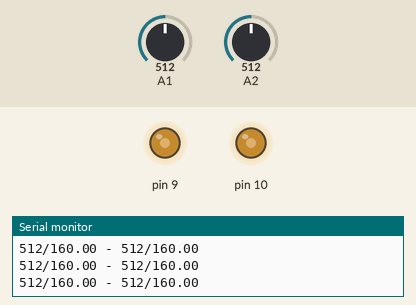
The program below on a simulated Arduino Pro Mini, built with avr-gcc and run on an emulated ATmega328P. Shown: output pins drawn as LEDs (lit = HIGH), the last lines printed to the serial monitor. The test bench sets the inputs (shaded band); at power-on: A1 = 512, A2 = 512.

Above: at 1.2 s.
1.3 s: A1 set to 716
At 2.5 s:
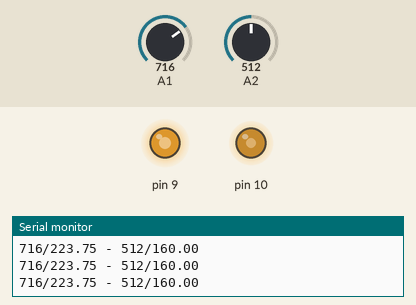
2.8 s: A2 set to 107
At 3.5 s:
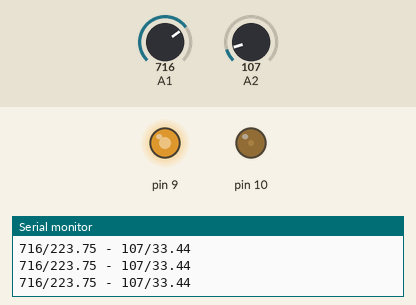
4.3 s: A2 set to 93
At 5.5 s:
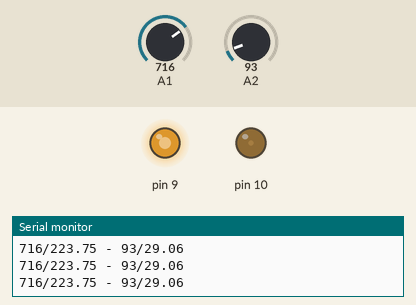
5.8 s: A1 set to 900
At 6.3 s:
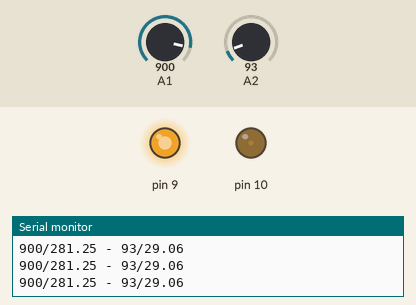
7.3 s: A2 set to 0
At 8.1 s:
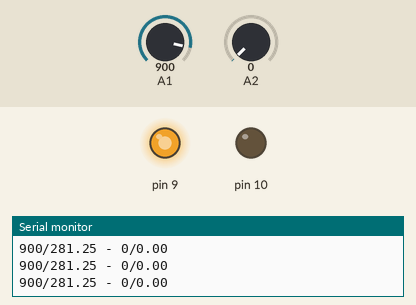
8.8 s: A1 set to 511
At 10.0 s:
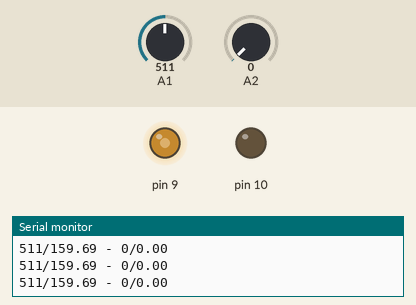
Timing chart, 0 to 11.3 s (numbered marks = the images above; inputs shaded):
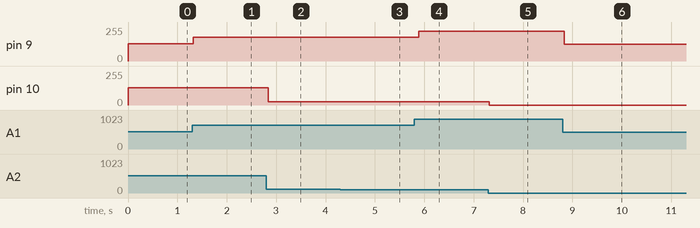

Measured:
- after the input at 1.3 s, pin 9: 128/255 → 178/255 at once
- after the input at 2.8 s, pin 10: 128/255 → 26/255 after 0.05 s
- after the input at 4.3 s, pin 10: 26/255 → 23/255 after 0.07 s
- after the input at 5.8 s, pin 9: 178/255 → 224/255 after 0.09 s
- after the input at 7.3 s, pin 10: 23/255 → 0/255 at once
- after the input at 8.8 s, pin 9: 224/255 → 127/255 at once

The program:

main.cpp
```cpp
#include <Arduino.h>

#define POT_MIN_RANGE 0
#define POT_MAX_RANGE 1024
#define PWM_MIN_RANGE 0
#define PWM_MAX_RANGE 320


void analogWrite25k(int pin, int value);
double mapToRange(double value, double minSource, double maxSource, double minDest, double maxDest);


void setup() {

  Serial.begin(9600);

  /// Setting PWM output to 25mHz  using 16bit timer.
    TCCR1A = 0;           // undo the configuration done by...
    TCCR1B = 0;           // ...the Arduino core library
    TCNT1  = 0;           // reset timer
    TCCR1A = _BV(COM1A1)  // non-inverted PWM on ch. A
           | _BV(COM1B1)  // same on ch; B
           | _BV(WGM11);  // mode 10: ph. correct PWM, TOP = ICR1
    TCCR1B = _BV(WGM13)   // ditto
           | _BV(CS10);   // prescaler = 1
    ICR1   = 320;         // TOP = 320

    // Set the PWM pins as output.
    pinMode( 9, OUTPUT);
    pinMode(10, OUTPUT);


}

int channel01;
int channel02;

void loop()
{
  channel01 =  analogRead(1);
  channel02 =  analogRead(2);

  analogWrite25k( 9, mapToRange(channel01, POT_MIN_RANGE, POT_MAX_RANGE, PWM_MIN_RANGE, PWM_MAX_RANGE));
  analogWrite25k(10, mapToRange(channel02, POT_MIN_RANGE, POT_MAX_RANGE, PWM_MIN_RANGE, PWM_MAX_RANGE));


  Serial.print(channel01);
  Serial.print("/");
  Serial.print(mapToRange(channel01, POT_MIN_RANGE, POT_MAX_RANGE, PWM_MIN_RANGE, PWM_MAX_RANGE));
  Serial.print(" - ");

  Serial.print(channel02);
  Serial.print("/");
  Serial.println(mapToRange(channel02, POT_MIN_RANGE, POT_MAX_RANGE, PWM_MIN_RANGE, PWM_MAX_RANGE));


  delay(100);
}


/**
 * @brief Sets PWM fill using low level registers.
 *
 * @param pin Number of the pin to be controlled. For ATmega168 and 328 based boards
 * this can be only  pins 9 or 10.
 * @param value Amount of the PWM fill in range between 0 for 0% fill and 320
 * for 100% fill.
 */
void analogWrite25k(int pin, int value)
{
    switch (pin) {
        case 9:
            OCR1A = value;
            break;
        case 10:
            OCR1B = value;
            break;
        default:
            // no other pin will work
            break;
    }
}


/**
 * @brief Maps proportianally a value from a range to a new range.
 *
 * @param value Value beeing converted.
 * @param minSource Low end of the original range.
 * @param maxSource High end of the original range.
 * @param minDest Low end of the converted range.
 * @param maxDest High end of the converted range.
 * @return double Value mapped to the new range.
 */
double mapToRange(double value, double minSource, double maxSource, double minDest, double maxDest)
{
  return (((value - minSource) * (maxDest - minDest)) / (maxSource - minSource)) + minDest;
}
```
